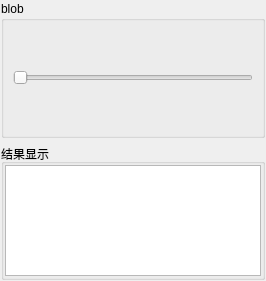
                  <widget class="QWidget" name="page_findBlob">
                   <layout class="QVBoxLayout" name="verticalLayout_51" stretch="1,1">
                    <property name="leftMargin">
                     <number>1</number>
                    </property>
                    <property name="topMargin">
                     <number>1</number>
                    </property>
                    <property name="rightMargin">
                     <number>1</number>
                    </property>
                    <property name="bottomMargin">
                     <number>1</number>
                    </property>
                    <item>
                     <widget class="QGroupBox" name="groupBox_23">
                      <property name="title">
                       <string>blob</string>
                      </property>
                      <layout class="QVBoxLayout" name="verticalLayout_54">
                       <item>
                        <widget class="QSlider" name="horizontalSlider_2">
                         <property name="orientation">
                          <enum>Qt::Horizontal</enum>
                         </property>
                        </widget>
                       </item>
                      </layout>
                     </widget>
                    </item>
                    <item>
                     <widget class="QGroupBox" name="groupBox_22">
                      <property name="title">
                       <string>结果显示</string>
                      </property>
                      <layout class="QVBoxLayout" name="verticalLayout_55">
                       <property name="leftMargin">
                        <number>1</number>
                       </property>
                       <property name="topMargin">
                        <number>1</number>
                       </property>
                       <property name="rightMargin">
                        <number>1</number>
                       </property>
                       <property name="bottomMargin">
                        <number>1</number>
                       </property>
                       <item>
                        <widget class="QTableView" name="table_res"/>
                       </item>
                      </layout>
                     </widget>
                    </item>
                   </layout>
                  </widget>
